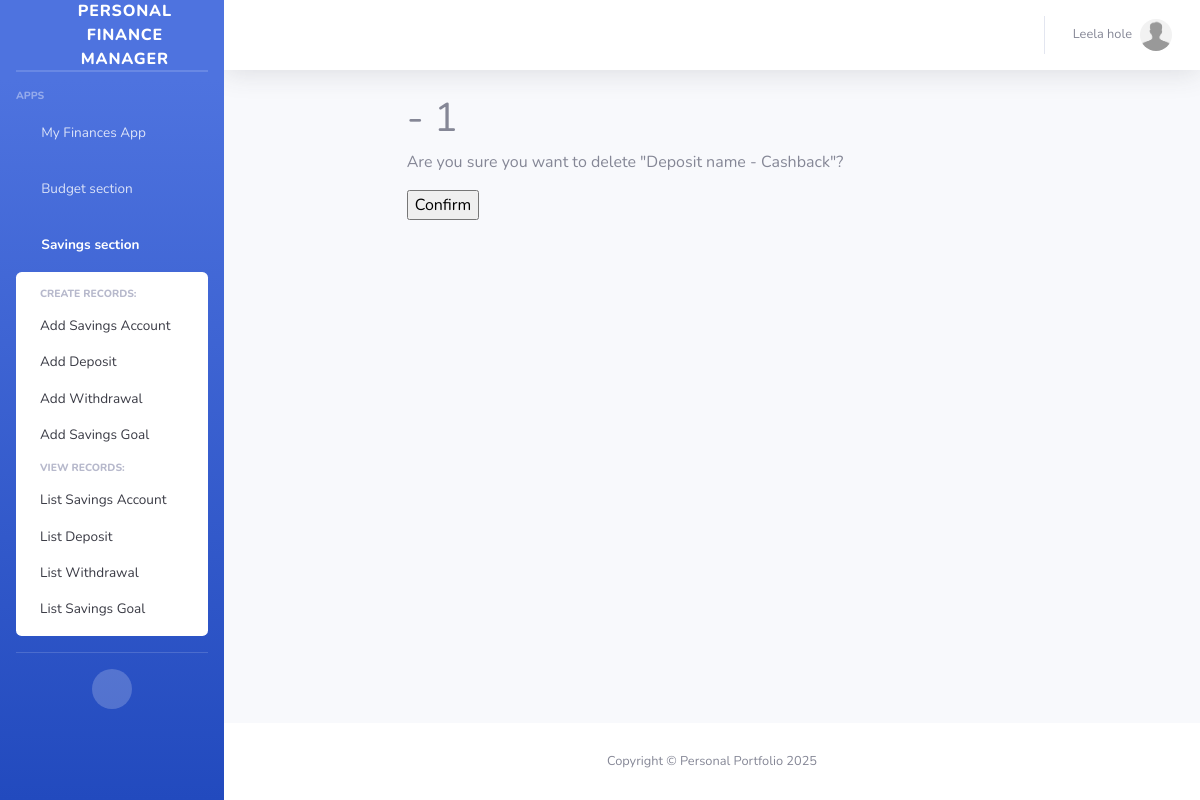
The page /savings_section/deposit_detail/cashback/ (signed in) on the database its author committed.
### accounts/models.py (models this page shows, shortened)
class CustomUser(AbstractUser, PermissionsMixin):
    first_name = models.CharField(_('first name'), max_length=30, blank=False, null=False, unique=True)
    last_name = models.CharField(_('last name'), max_length=30, blank=False, null=False, unique=True)
    email = models.EmailField(_('email address'), unique=True, blank=False, null=False)
    phone_number = PhoneNumberField(null=False, blank=False, unique=True)
    is_active = models.BooleanField(_('active'), default=False)
    is_staff = models.BooleanField(_('staff status'), default=False)
    enable_two_factor_authentication = models.BooleanField(null=True, blank=True)
    date_joined = models.DateTimeField(_('date joined'), default=timezone.now)
    email_verified = models.BooleanField(_('email verified'), default=False,
                                         help_text=_('Designates whether the user has verified their email.'))
    objects = CustomUserManager()
    USERNAME_FIELD = 'email'
    REQUIRED_FIELDS = ['first_name', 'last_name']

class Profile(models.Model):
    user = models.OneToOneField(settings.AUTH_USER_MODEL, on_delete=models.CASCADE)
    avatar = models.ImageField(
        default='avatar.jpg',  # default avatar
        upload_to='profile_avatars'  # dir to store the image
    )
    bio = models.CharField(max_length=1000)
    updated_at = models.DateTimeField(auto_now=True)
    created_at = models.DateTimeField(auto_now_add=True)

### savings_section/models.py (models this page shows, shortened)
class Deposit(models.Model):
    user = models.ForeignKey(settings.AUTH_USER_MODEL, on_delete=models.CASCADE)
    name = models.CharField(max_length=50, null=False, blank=False)
    amount = models.DecimalField(max_digits=10, decimal_places=2)
    savings = models.ForeignKey(SavingsAccount, on_delete=models.CASCADE)
    slug = models.SlugField(blank=True, null=True, unique=True)
    description = models.TextField(max_length=100, null=True, blank=True)
    created_at = models.DateTimeField(auto_now_add=True)
    updated_at = models.DateTimeField(auto_now=True)
    def __str__(self):
        return f'Deposit name - {self.name}'

### savings_section/views.py (the view)
# urls.py: path('deposit_detail/<slug:slug>/', DepositDetailView.as_view(), name='deposit_detail'),
@method_decorator(login_required, name='dispatch')
@method_decorator(csrf_protect, name='dispatch')
class DepositDetailView(DetailView):
    model = Deposit
    template_name = 'savings_section/savings_section_delete.html'
    extra_context = {'detail_what': 'Deposit'}
    def get_queryset(self):
        user = self.request.user
        return Deposit.objects.filter(user=user).order_by('-id')

### helper/context_processors.py (called while the page is built)
def add_custom_context(request):
    return {
        'app_name': request.resolver_match.app_name,
        'page_path': request.path,
        'today': datetime.today(),
        'user': request.user if request.user.is_authenticated else None
    }

### templates/savings_section/savings_section_delete.html
{% extends 'base2.html' %}
{% block content %}
<div class="row">
    <div class="col-lg-8 mx-auto">
        <h1>{{ delete_what }} - {{ object.id }}</h1>
        <form method="post">{% csrf_token %}
            <p>Are you sure you want to delete "{{ object }}"?</p>
            <input type="submit" value="Confirm">
        </form>
    </div>
</div>
{% endblock %}

### templates/base2.html (shortened to what this page needs)
{% load static %}
{% load crispy_forms_tags %}
<html lang="en">
<head>
    <link href="{% static 'vendor/fontawesome-free/css/all.min.css' %}" rel="stylesheet" type="text/css">
    <link href="{% static 'css/sb-admin-2.min.css' %}" rel="stylesheet">
</head>
<body id="page-top">
<div id="wrapper">
    <ul class="navbar-nav bg-gradient-primary sidebar sidebar-dark accordion" id="accordionSidebar">
        <a class="sidebar-brand d-flex align-items-center justify-content-center" href="{% url 'website:index' %}">
            <div class="sidebar-brand-icon rotate-n-15">
                <i class="fas fa-laugh-wink"></i>
            </div>
            <div class="sidebar-brand-text mx-3">Personal Finance Manager</div>
        </a>
        <hr class="sidebar-divider my-0">
        <hr class="sidebar-divider">
        <div class="sidebar-heading">
            Apps
        </div>
        {% if user %}
            <li class="nav-item{% if app_name == 'my_finances' %} active{% endif %}">
                <a class="nav-link{% if app_name != 'my_finances' %} collapsed{% endif %}" href="#"
                   data-toggle="collapse" data-target="#collapseTwo"
                   aria-expanded="true" aria-controls="collapseTwo">
                    <i class="fas fa-fw fa-cog"></i>
                    <span>My Finances App</span>
                </a>
                        {% url 'my_finances:current_period' as my_finances_current_period %}
                        {% url 'my_finances:year_overview' as my_finances_year_overview %}
                        {% url 'my_finances:balance_create' as my_finances_balance_create %}
                        {% url 'my_finances:income_create' as my_finances_income_create %}
                        {% url 'my_finances:outcome_create' as my_finances_outcome_create %}
                        {% url 'my_finances:balance_list' as my_finances_balance_list %}
                        {% url 'my_finances:income_list' as my_finances_income_list %}
                        {% url 'my_finances:outcome_list' as my_finances_outcome_list %}
            </li>
       <li class="nav-item{% if app_name == 'budget_section' %} active{% endif %}">
            <a class="nav-link{% if app_name != 'budget_section' %} collapsed{% endif %}" href="#"
               data-toggle="collapse" data-target="#collapse2"
               aria-expanded="true" aria-controls="collapse2">
                <i class="fas fa-fw fa-cog"></i>
                <span>Budget section</span>
            </a>
                    {% url 'budget_section:budget_create' as budget_section_budget_create %}
                    {% url 'budget_section:category_create' as budget_section_category_create %}
                    {% url 'budget_section:transaction_create' as budget_section_transaction_create %}
                     {% url 'budget_section:budget_list' as budget_section_budget_list %}
                    {% url 'budget_section:category_list' as budget_section_category_list %}
                    {% url 'budget_section:transaction_list' as budget_section_transaction_list %}
        </li>
          <li class="nav-item{% if app_name == 'savings_section' %} active{% endif %}">
            <a class="nav-link{% if app_name != 'savings_section' %} collapsed{% endif %}" href="#"
               data-toggle="collapse" data-target="#collapse3"
               aria-expanded="true" aria-controls="collapse3">
                <i class="fas fa-fw fa-cog"></i>
                <span>Savings section</span>
            </a>
            <div id="collapse3" class="collapse{% if app_name == 'savings_section' %} show{% endif %}"
                 aria-labelledby="headingTwo" data-parent="#accordionSidebar">
                <div class="bg-white py-2 collapse-inner rounded">
                    <h6 class="collapse-header">Create records:</h6>
                    {% url 'savings_section:savings_create' as savings_section_savings_create %}
                    {% url 'savings_section:deposit_create' as savings_section_deposit_create %}
                    {% url 'savings_section:withdrawal_create' as savings_section_withdrawal_create %}
                    {% url 'savings_section:savings_goal_create' as savings_section_savings_goal_create %}
                    <a class="collapse-item{% if page_path == savings_section_savings_create %} active{% endif %}"
                           href="{{ savings_section_savings_create }}">Add Savings Account</a>
                    <a class="collapse-item{% if page_path == savings_section_deposit_create %} active{% endif %}"
                       href="{{ savings_section_deposit_create }}">Add Deposit</a>
                    <a class="collapse-item{% if page_path == savings_section_withdrawal_create %} active{% endif %}"
                       href="{{savings_section_withdrawal_create }}">Add Withdrawal</a>
                    <a class="collapse-item{% if page_path == savings_section_savings_goal_create %} active{% endif %}"
                       href="{{savings_section_savings_goal_create }}">Add Savings Goal</a>
                    <h6 class="collapse-header">View records:</h6>
                    {% url 'savings_section:savings_list' as savings_section_savings_list %}
                    {% url 'savings_section:deposits_list' as savings_section_deposit_list %}
                    {% url 'savings_section:withdrawals_list' as savings_section_withdrawal_list %}
                    {% url 'savings_section:savings_goals_list' as savings_section_savings_goal_list %}
                     <a class="collapse-item{% if page_path == savings_section_savings_list %} active{% endif %}"
                           href="{{ savings_section_savings_list }}">List Savings Account</a>
                    <a cLass="coLLapse-item{% if page_path == savings_section_deposit_list %} active{% endif %}"
                       href="{{ savings_section_deposit_list }}">List Deposit</a>
                    <a class="collapse-item{% if page_path == savings_section_withdrawal_list %} active{% endif %}"
                       href="{{savings_section_withdrawal_list }}">List Withdrawal</a>
                    <a class="collapse-item{% if page_path == savings_section_savings_goal_list %} active{% endif %}"
                       href="{{savings_section_savings_goal_list }}">List Savings Goal</a>
                </div>
            </div>
        </li>
        {% endif %}
        <hr class="sidebar-divider">
        <div class="text-center d-none d-md-inline">
            <button class="rounded-circle border-0" id="sidebarToggle"></button>
        </div>
    </ul>
    <div id="content-wrapper" class="d-flex flex-column">
        <div id="content">
            <nav class="navbar navbar-expand navbar-light bg-white topbar mb-4 static-top shadow">
                <ul class="navbar-nav ml-auto">
                    <li class="nav-item dropdown no-arrow">
                        {% if user %}
                            <a class="nav-link dropdown-toggle" href="#" id="userDropdown" role="button"
                               data-toggle="dropdown" aria-haspopup="true" aria-expanded="false">
                                <span class="mr-2 d-none d-lg-inline text-gray-600 small">{{ user.first_name }} {{ user.last_name }}</span>
                                <img class="img-profile rounded-circle"
                                     src="{{user.profile.avatar.url}}" alt="{{ user.username }}">
                            </a>
                        {% endif %}
                    </li>
                </ul>
            </nav>
            <div class="container-fluid">
                {% block content %}
                {% endblock %}
            </div>
        </div>
        <footer class="sticky-footer bg-white">
            <div class="container my-auto">
                <div class="copyright text-center my-auto">
                    <span>Copyright &copy; Personal Portfolio {{ today.year }}</span>
                </div>
            </div>
        </footer>
    </div>
</div>
</body>
</html>

### rows shown on the page
CustomUser: first_name "Leela", last_name "hole", profile.avatar (placeholder picture)
Deposit: id "1", name "Deposit name - Cashback"
